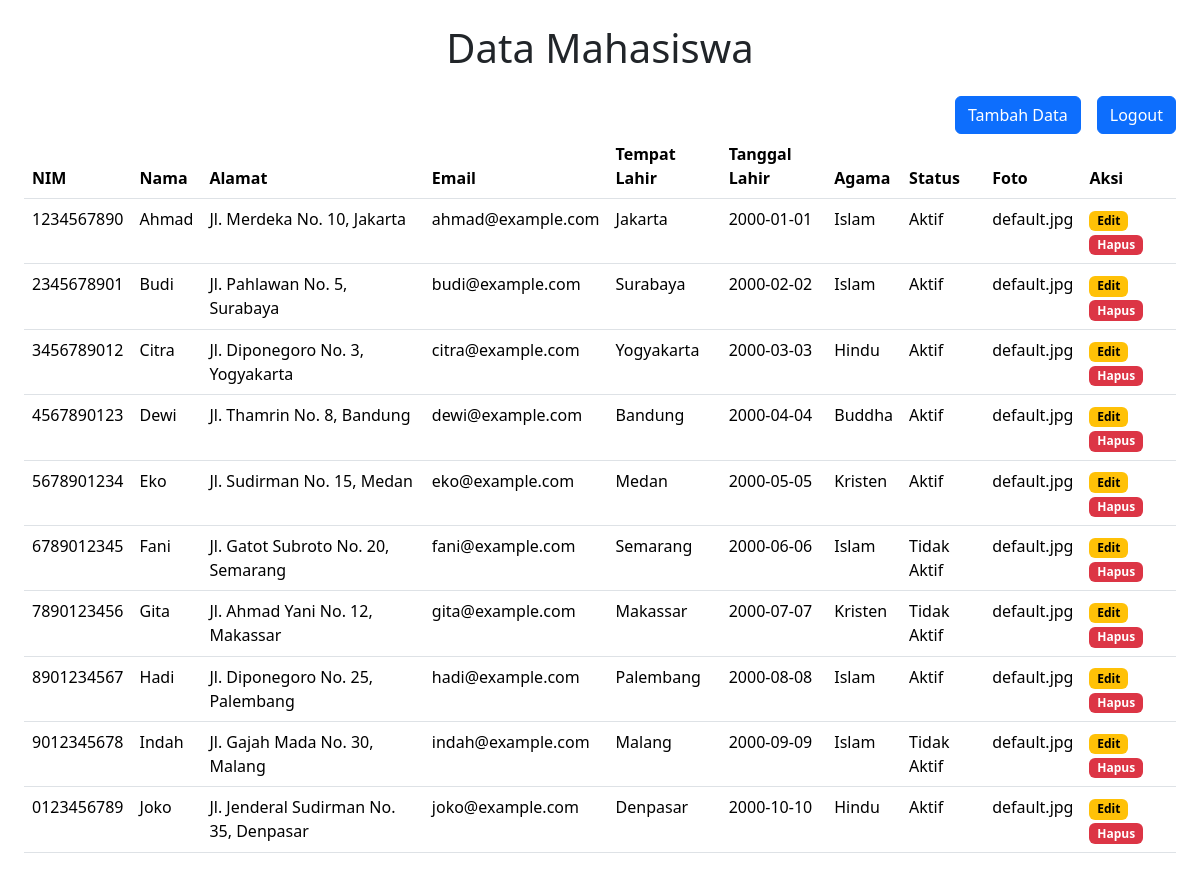
Screenshot of /index.php/admin/students with the database file from the repository.
### tables this page shows
CREATE TABLE `data_mahasiswa` (
  `id` varchar(64) NOT NULL,
  `nim` varchar(12) NOT NULL,
  `nama` varchar(255) NOT NULL,
  `alamat` text NOT NULL,
  `email` varchar(255) NOT NULL,
  `tempat_lahir` varchar(255) NOT NULL,
  `tgl_lahir` date NOT NULL,
  `agama` varchar(255) NOT NULL,
  `status` varchar(255) NOT NULL,
  `foto` varchar(255) DEFAULT 'default.jpg'
);

### application/controllers/admin/Students.php (called while the page is built, shortened)
<?php
class Students extends CI_Controller
{
    public function __construct()
    {
        $this->load->model("student_model");
        $this->load->library('form_validation');
    }
    public function index()
    {
        $data["students"] = $this->student_model->getAll();
        $this->load->view("admin/student/list.php", $data);
    }
}

### index.php (called while the page is built, shortened)
<?php
require_once BASEPATH.'core/CodeIgniter.php';

### application/models/Student_model.php (called while the page is built, shortened)
<?php
class Student_model extends CI_Model
{
    private $_table = "data_mahasiswa";
    public function getAll()
    {
        return $this->db->get($this->_table)->result();
    }
}

### application/views/admin/student/list.php (the view, shortened to what this page needs)
<!DOCTYPE html>
<html lang="en">
<head>
    <link href="https://cdn.jsdelivr.net/npm/bootstrap@5.3.3/dist/css/bootstrap.min.css" rel="stylesheet"
>
</head>
<body>
    <div class="container-fluid p-4">
        <h1 class="text-center mb-4">Data Mahasiswa</h1>
        <div class="d-grid gap-2 d-md-flex justify-content-md-end">
            <button class="btn btn-primary me-md-2" type="button">Tambah Data</button>
            <button class="btn btn-primary" type="button">Logout</button>
        </div>
        <table class="table">
            <thead>
                <tr>
                    <th scope="col">NIM</th>
                    <th scope="col">Nama</th>
                    <th scope="col">Alamat</th>
                    <th scope="col">Email</th>
                    <th scope="col">Tempat Lahir</th>
                    <th scope="col">Tanggal Lahir</th>
                    <th scope="col">Agama</th>
                    <th scope="col">Status</th>
                    <th scope="col">Foto</th>
                    <th scope="col">Aksi</th>
                </tr>
            </thead>
            <tbody>
                <?php foreach ($students as $student): ?>
                <tr>
                    <td> <?php echo $student->nim ?></td>
                    <td><?php echo $student->nama ?></td>
                    <td><?php echo $student->alamat ?></td>
                    <td><?php echo $student->email ?></td>
                    <td><?php echo $student->tempat_lahir ?></td>
                    <td><?php echo $student->tgl_lahir ?></td>
                    <td><?php echo $student->agama ?></td>
                    <td><?php echo $student->status ?></td>
                    <td><?php echo $student->foto ?></td>
                    <td>
                        <span class="badge text-bg-warning">Edit</span>
                        <span class="badge text-bg-danger">Hapus</span>
                    </td>
                </tr>
                <?php endforeach; ?>
            </tbody>
        </table>
    </div>
</body>
</html>

### rows the page displays
data_mahasiswa: nim "1234567890", nama "Ahmad", alamat "Jl. Merdeka No. 10, Jakarta", email "ahmad@example.com", tempat_lahir "Jakarta", tgl_lahir "2000-01-01", agama "Islam", status "Aktif", foto "default.jpg"
data_mahasiswa: nim "2345678901", nama "Budi", alamat "Jl. Pahlawan No. 5, Surabaya", email "budi@example.com", tempat_lahir "Surabaya", tgl_lahir "2000-02-02", agama "Islam", status "Aktif", foto "default.jpg"
data_mahasiswa: nim "3456789012", nama "Citra", alamat "Jl. Diponegoro No. 3, Yogyakarta", email "citra@example.com", tempat_lahir "Yogyakarta", tgl_lahir "2000-03-03", agama "Hindu", status "Aktif", foto "default.jpg"
data_mahasiswa: nim "4567890123", nama "Dewi", alamat "Jl. Thamrin No. 8, Bandung", email "dewi@example.com", tempat_lahir "Bandung", tgl_lahir "2000-04-04", agama "Buddha", status "Aktif", foto "default.jpg"
data_mahasiswa: nim "5678901234", nama "Eko", alamat "Jl. Sudirman No. 15, Medan", email "eko@example.com", tempat_lahir "Medan", tgl_lahir "2000-05-05", agama "Kristen", status "Aktif", foto "default.jpg"
data_mahasiswa: nim "6789012345", nama "Fani", alamat "Jl. Gatot Subroto No. 20, Semarang", email "fani@example.com", tempat_lahir "Semarang", tgl_lahir "2000-06-06", agama "Islam", status "Tidak Aktif", foto "default.jpg"
data_mahasiswa: nim "7890123456", nama "Gita", alamat "Jl. Ahmad Yani No. 12, Makassar", email "gita@example.com", tempat_lahir "Makassar", tgl_lahir "2000-07-07", agama "Kristen", status "Tidak Aktif", foto "default.jpg"
data_mahasiswa: nim "8901234567", nama "Hadi", alamat "Jl. Diponegoro No. 25, Palembang", email "hadi@example.com", tempat_lahir "Palembang", tgl_lahir "2000-08-08", agama "Islam", status "Aktif", foto "default.jpg"
data_mahasiswa: nim "9012345678", nama "Indah", alamat "Jl. Gajah Mada No. 30, Malang", email "indah@example.com", tempat_lahir "Malang", tgl_lahir "2000-09-09", agama "Islam", status "Tidak Aktif", foto "default.jpg"
data_mahasiswa: nim "0123456789", nama "Joko", alamat "Jl. Jenderal Sudirman No. 35, Denpasar", email "joko@example.com", tempat_lahir "Denpasar", tgl_lahir "2000-10-10", agama "Hindu", status "Aktif", foto "default.jpg"
